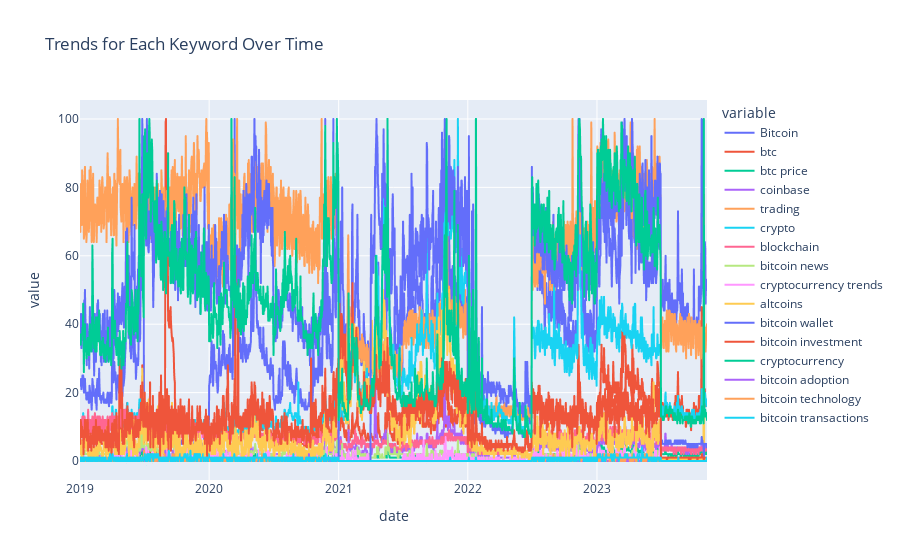

The notebook cell saved with this chart:
### Code cell
gt = pd.read_parquet("data/raw/google_trends/keywords_data.parquet")
fig = px.line(gt, x=gt.index, y=gt.columns, title='Trends for Each Keyword Over Time')
fig.show()

### Figure 1 — Plotly figure (JSON) as saved in the notebook; plotly's stock layout.template omitted (floating-point values rounded to 4 significant figures; data arrays with more than 128 entries replaced by an {"elided": "..."} marker saying what was removed)
{"data": [{"hovertemplate": "variable=Bitcoin<br>date=%{x}<br>value=%{y}<extra></extra>", "legendgroup": "Bitcoin", "line": {"color": "#636efa", "dash": "solid"}, "marker": {"symbol": "circle"}, "mode": "lines", "name": "Bitcoin", "showlegend": true, "type": "scattergl", "x": {"elided": "1773 str values"}, "xaxis": "x", "y": {"elided": "1773 int values"}, "yaxis": "y"}, {"hovertemplate": "variable=btc<br>date=%{x}<br>value=%{y}<extra></extra>", "legendgroup": "btc", "line": {"color": "#EF553B", "dash": "solid"}, "marker": {"symbol": "circle"}, "mode": "lines", "name": "btc", "showlegend": true, "type": "scattergl", "x": {"elided": "1773 str values"}, "xaxis": "x", "y": {"elided": "1773 int values"}, "yaxis": "y"}, {"hovertemplate": "variable=btc price<br>date=%{x}<br>value=%{y}<extra></extra>", "legendgroup": "btc price", "line": {"color": "#00cc96", "dash": "solid"}, "marker": {"symbol": "circle"}, "mode": "lines", "name": "btc price", "showlegend": true, "type": "scattergl", "x": {"elided": "1773 str values"}, "xaxis": "x", "y": {"elided": "1773 int values"}, "yaxis": "y"}, {"hovertemplate": "variable=coinbase<br>date=%{x}<br>value=%{y}<extra></extra>", "legendgroup": "coinbase", "line": {"color": "#ab63fa", "dash": "solid"}, "marker": {"symbol": "circle"}, "mode": "lines", "name": "coinbase", "showlegend": true, "type": "scattergl", "x": {"elided": "1773 str values"}, "xaxis": "x", "y": {"elided": "1773 int values"}, "yaxis": "y"}, {"hovertemplate": "variable=trading<br>date=%{x}<br>value=%{y}<extra></extra>", "legendgroup": "trading", "line": {"color": "#FFA15A", "dash": "solid"}, "marker": {"symbol": "circle"}, "mode": "lines", "name": "trading", "showlegend": true, "type": "scattergl", "x": {"elided": "1773 str values"}, "xaxis": "x", "y": {"elided": "1773 int values"}, "yaxis": "y"}, {"hovertemplate": "variable=crypto<br>date=%{x}<br>value=%{y}<extra></extra>", "legendgroup": "crypto", "line": {"color": "#19d3f3", "dash": "solid"}, "marker": {"symbol": "circle"}, "mode": "lines", "name": "crypto", "showlegend": true, "type": "scattergl", "x": {"elided": "1773 str values"}, "xaxis": "x", "y": {"elided": "1773 int values"}, "yaxis": "y"}, {"hovertemplate": "variable=blockchain<br>date=%{x}<br>value=%{y}<extra></extra>", "legendgroup": "blockchain", "line": {"color": "#FF6692", "dash": "solid"}, "marker": {"symbol": "circle"}, "mode": "lines", "name": "blockchain", "showlegend": true, "type": "scattergl", "x": {"elided": "1773 str values"}, "xaxis": "x", "y": {"elided": "1773 int values"}, "yaxis": "y"}, {"hovertemplate": "variable=bitcoin news<br>date=%{x}<br>value=%{y}<extra></extra>", "legendgroup": "bitcoin news", "line": {"color": "#B6E880", "dash": "solid"}, "marker": {"symbol": "circle"}, "mode": "lines", "name": "bitcoin news", "showlegend": true, "type": "scattergl", "x": {"elided": "1773 str values"}, "xaxis": "x", "y": {"elided": "1773 int values"}, "yaxis": "y"}, {"hovertemplate": "variable=cryptocurrency trends<br>date=%{x}<br>value=%{y}<extra></extra>", "legendgroup": "cryptocurrency trends", "line": {"color": "#FF97FF", "dash": "solid"}, "marker": {"symbol": "circle"}, "mode": "lines", "name": "cryptocurrency trends", "showlegend": true, "type": "scattergl", "x": {"elided": "1773 str values"}, "xaxis": "x", "y": {"elided": "1773 int values"}, "yaxis": "y"}, {"hovertemplate": "variable=altcoins<br>date=%{x}<br>value=%{y}<extra></extra>", "legendgroup": "altcoins", "line": {"color": "#FECB52", "dash": "solid"}, "marker": {"symbol": "circle"}, "mode": "lines", "name": "altcoins", "showlegend": true, "type": "scattergl", "x": {"elided": "1773 str values"}, "xaxis": "x", "y": {"elided": "1773 int values"}, "yaxis": "y"}, {"hovertemplate": "variable=bitcoin wallet<br>date=%{x}<br>value=%{y}<extra></extra>", "legendgroup": "bitcoin wallet", "line": {"color": "#636efa", "dash": "solid"}, "marker": {"symbol": "circle"}, "mode": "lines", "name": "bitcoin wallet", "showlegend": true, "type": "scattergl", "x": {"elided": "1773 str values"}, "xaxis": "x", "y": {"elided": "1773 int values"}, "yaxis": "y"}, {"hovertemplate": "variable=bitcoin investment<br>date=%{x}<br>value=%{y}<extra></extra>", "legendgroup": "bitcoin investment", "line": {"color": "#EF553B", "dash": "solid"}, "marker": {"symbol": "circle"}, "mode": "lines", "name": "bitcoin investment", "showlegend": true, "type": "scattergl", "x": {"elided": "1773 str values"}, "xaxis": "x", "y": {"elided": "1773 int values"}, "yaxis": "y"}, {"hovertemplate": "variable=cryptocurrency<br>date=%{x}<br>value=%{y}<extra></extra>", "legendgroup": "cryptocurrency", "line": {"color": "#00cc96", "dash": "solid"}, "marker": {"symbol": "circle"}, "mode": "lines", "name": "cryptocurrency", "showlegend": true, "type": "scattergl", "x": {"elided": "1773 str values"}, "xaxis": "x", "y": {"elided": "1773 int values"}, "yaxis": "y"}, {"hovertemplate": "variable=bitcoin adoption<br>date=%{x}<br>value=%{y}<extra></extra>", "legendgroup": "bitcoin adoption", "line": {"color": "#ab63fa", "dash": "solid"}, "marker": {"symbol": "circle"}, "mode": "lines", "name": "bitcoin adoption", "showlegend": true, "type": "scattergl", "x": {"elided": "1773 str values"}, "xaxis": "x", "y": {"elided": "1773 int values"}, "yaxis": "y"}, {"hovertemplate": "variable=bitcoin technology<br>date=%{x}<br>value=%{y}<extra></extra>", "legendgroup": "bitcoin technology", "line": {"color": "#FFA15A", "dash": "solid"}, "marker": {"symbol": "circle"}, "mode": "lines", "name": "bitcoin technology", "showlegend": true, "type": "scattergl", "x": {"elided": "1773 str values"}, "xaxis": "x", "y": {"elided": "1773 int values"}, "yaxis": "y"}, {"hovertemplate": "variable=bitcoin transactions<br>date=%{x}<br>value=%{y}<extra></extra>", "legendgroup": "bitcoin transactions", "line": {"color": "#19d3f3", "dash": "solid"}, "marker": {"symbol": "circle"}, "mode": "lines", "name": "bitcoin transactions", "showlegend": true, "type": "scattergl", "x": {"elided": "1773 str values"}, "xaxis": "x", "y": {"elided": "1773 int values"}, "yaxis": "y"}], "layout": {"legend": {"title": {"text": "variable"}, "tracegroupgap": 0}, "title": {"text": "Trends for Each Keyword Over Time"}, "xaxis": {"anchor": "y", "domain": [0, 1], "title": {"text": "date"}}, "yaxis": {"anchor": "x", "domain": [0, 1], "title": {"text": "value"}}}}
